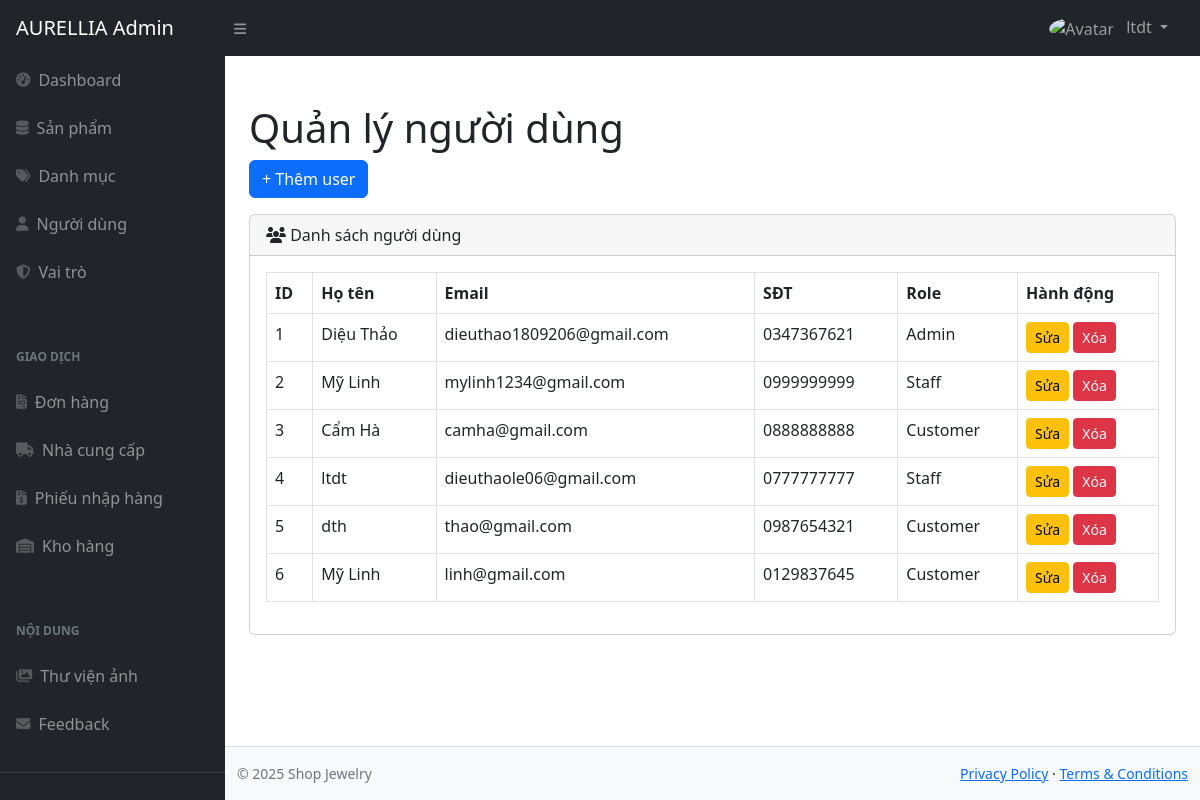
The page /admin/index.php?act=users (signed in) on the database its author committed.
### tables this page shows
CREATE TABLE `user` (
  `id` int(11) NOT NULL,
  `fullname` varchar(255) NOT NULL,
  `email` varchar(255) NOT NULL,
  `phone_number` varchar(255) DEFAULT NULL,
  `password` varchar(255) DEFAULT NULL,
  `role_id` int(11) DEFAULT NULL,
  `created_at` date DEFAULT NULL,
  `updated_at` date DEFAULT NULL,
  `deleted` int(11) DEFAULT NULL,
  `reset_token` varchar(255) DEFAULT NULL,
  `token_expiry` datetime DEFAULT NULL,
  `avatar` varchar(255) DEFAULT '/public/assets/imgs/user.jpg'
);

CREATE TABLE `role` (
  `id` int(11) NOT NULL,
  `name` varchar(100) NOT NULL,
  `description` text DEFAULT NULL,
  `isDeleted` tinyint(4) DEFAULT 0,
  `created_at` timestamp NOT NULL DEFAULT current_timestamp()
);

### admin/controllers/UserController.php (called while the page is built, shortened)
<?php
require_once "models/UserModel.php";
class UserController {
    private $model;
    function __construct($db) {
        $this->model = new UserModel($db);
    }
    function index() {
        $users = $this->model->getAll();
        include "layouts/main.php";
    }
}

### admin/models/UserModel.php (called while the page is built, shortened)
<?php
class UserModel {
    public $conn;
    function __construct($db) {
        $this->conn = $db;
    }
    function getAll() {
        $sql = "SELECT u.*, r.name AS role_name
                FROM user u
                LEFT JOIN role r ON u.role_id = r.id
                WHERE u.deleted = 0";
        return $this->conn->query($sql);
    }
}

### admin/views/users/list.php (the view)
<h1 class="mt-4">Quản lý người dùng</h1>
<a href="index.php?act=user-create" class="btn btn-primary mb-3">+ Thêm user</a>
<div class="card">
    <div class="card-header">
        <i class="fas fa-users"></i> Danh sách người dùng
    </div>
    <div class="card-body">
        <table class="table table-bordered">
            <thead>
                <tr>
                    <th>ID</th>
                    <th>Họ tên</th>
                    <th>Email</th>
                    <th>SĐT</th>
                    <th>Role</th>
                    <th>Hành động</th>
                </tr>
            </thead>
            <tbody>
                <?php while ($u = $users->fetch_assoc()) { ?>
                <tr>
                    <td><?= $u['id'] ?></td>
                    <td><?= $u['fullname'] ?></td>
                    <td><?= $u['email'] ?></td>
                    <td><?= $u['phone_number'] ?></td>
                    <td><?= $u['role_name'] ?></td>
                    <td>
                        <a href="index.php?act=user-edit&id=<?= $u['id'] ?>"
                           class="btn btn-warning btn-sm">Sửa</a>
                        <a href="index.php?act=user-delete&id=<?= $u['id'] ?>"
                           class="btn btn-danger btn-sm"
                           onclick="return confirm('Xóa user này?')">Xóa</a>
                    </td>
                </tr>
                <?php } ?>
            </tbody>
        </table>
    </div>
</div>

### rows shown on the page
user: id "1", fullname "Diệu Thảo", email "dieuthao1809206@gmail.com", phone_number "0347367621", role.name "Admin"
user: id "2", fullname "Mỹ Linh", email "mylinh1234@gmail.com", phone_number "0999999999", role.name "Staff"
user: id "3", fullname "Cẩm Hà", email "camha@gmail.com", phone_number "0888888888", role.name "Customer"
user: id "4", fullname "ltdt", email "dieuthaole06@gmail.com", phone_number "0777777777", role.name "Staff"
user: id "5", fullname "dth", email "thao@gmail.com", phone_number "0987654321", role.name "Customer"
user: id "6", fullname "Mỹ Linh", email "linh@gmail.com", phone_number "0129837645", role.name "Customer"

### other values the page prints
$adminName "ltdt"
